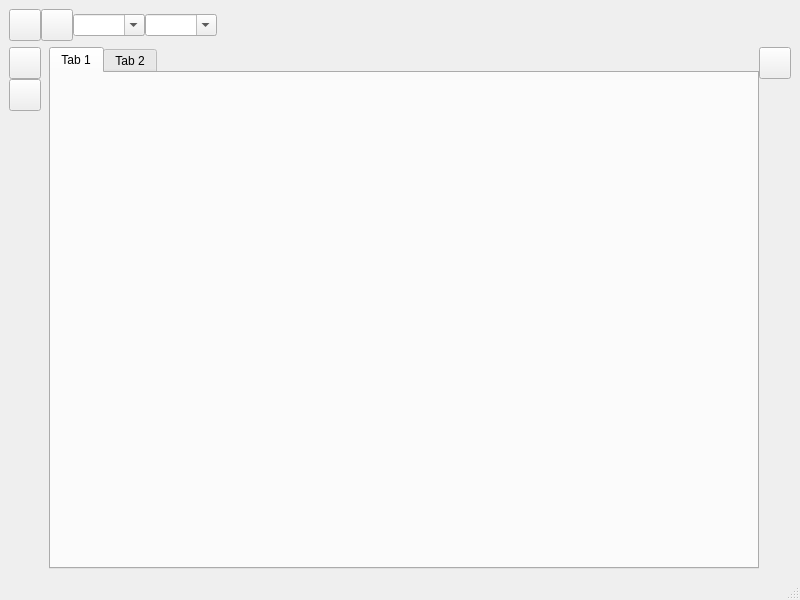
<?xml version="1.0" encoding="UTF-8"?>
<ui version="4.0">
 <class>MainWindow</class>
 <widget class="QMainWindow" name="MainWindow">
  <property name="geometry">
   <rect>
    <x>0</x>
    <y>0</y>
    <width>800</width>
    <height>600</height>
   </rect>
  </property>
  <property name="windowTitle">
   <string>Fauxtoshop</string>
  </property>
  <widget class="QWidget" name="centralwidget">
   <layout class="QGridLayout" name="gridLayout_2">
    <item row="0" column="0">
     <widget class="QWidget" name="widget" native="true">
      <layout class="QGridLayout" name="gridLayout">
       <property name="leftMargin">
        <number>0</number>
       </property>
       <property name="topMargin">
        <number>0</number>
       </property>
       <property name="rightMargin">
        <number>0</number>
       </property>
       <property name="bottomMargin">
        <number>0</number>
       </property>
       <item row="0" column="0">
        <widget class="QWidget" name="toolOptionsWidget" native="true">
         <layout class="QHBoxLayout" name="horizontalLayout_2">
          <property name="spacing">
           <number></number>
          </property>
          <property name="leftMargin">
           <number>0</number>
          </property>
          <property name="topMargin">
           <number>0</number>
          </property>
          <property name="rightMargin">
           <number>0</number>
          </property>
          <property name="bottomMargin">
           <number>0</number>
          </property>
          <item>
           <widget class="QPushButton" name="paintBrushButton_3">
            <property name="minimumSize">
             <size>
              <width>32</width>
              <height>32</height>
             </size>
            </property>
            <property name="maximumSize">
             <size>
              <width>32</width>
              <height>32</height>
             </size>
            </property>
            <property name="text">
             <string/>
            </property>
            <property name="icon">
             <iconset resource="../resources.qrc">
              <normaloff>:/images/images/paintbrush.svg</normaloff>:/images/images/paintbrush.svg</iconset>
            </property>
            <property name="flat">
             <bool>false</bool>
            </property>
           </widget>
          </item>
          <item>
           <widget class="QPushButton" name="paintBrushButton_2">
            <property name="minimumSize">
             <size>
              <width>32</width>
              <height>32</height>
             </size>
            </property>
            <property name="maximumSize">
             <size>
              <width>32</width>
              <height>32</height>
             </size>
            </property>
            <property name="text">
             <string/>
            </property>
            <property name="icon">
             <iconset resource="../resources.qrc">
              <normaloff>:/images/images/paintbrush.svg</normaloff>:/images/images/paintbrush.svg</iconset>
            </property>
            <property name="flat">
             <bool>false</bool>
            </property>
           </widget>
          </item>
          <item>
           <widget class="QComboBox" name="comboBox">
            <property name="editable">
             <bool>true</bool>
            </property>
           </widget>
          </item>
          <item>
           <widget class="QComboBox" name="comboBox_2">
            <property name="editable">
             <bool>true</bool>
            </property>
           </widget>
          </item>
          <item>
           <spacer name="horizontalSpacer">
            <property name="orientation">
             <enum>Qt::Horizontal</enum>
            </property>
            <property name="sizeHint" stdset="0">
             <size>
              <width>40</width>
              <height>20</height>
             </size>
            </property>
           </spacer>
          </item>
         </layout>
        </widget>
       </item>
      </layout>
     </widget>
    </item>
    <item row="1" column="0">
     <layout class="QHBoxLayout" name="horizontalLayout">
      <property name="spacing">
       <number>0</number>
      </property>
      <item>
       <widget class="QWidget" name="toolbarWidget" native="true">
        <property name="minimumSize">
         <size>
          <width>40</width>
          <height>0</height>
         </size>
        </property>
        <property name="maximumSize">
         <size>
          <width>40</width>
          <height>16777215</height>
         </size>
        </property>
        <layout class="QVBoxLayout" name="verticalLayout">
         <property name="spacing">
          <number>0</number>
         </property>
         <property name="leftMargin">
          <number>0</number>
         </property>
         <property name="topMargin">
          <number>0</number>
         </property>
         <property name="rightMargin">
          <number>0</number>
         </property>
         <property name="bottomMargin">
          <number>2</number>
         </property>
         <item>
          <widget class="QPushButton" name="paintBrushButton">
           <property name="minimumSize">
            <size>
             <width>32</width>
             <height>32</height>
            </size>
           </property>
           <property name="maximumSize">
            <size>
             <width>32</width>
             <height>32</height>
            </size>
           </property>
           <property name="text">
            <string/>
           </property>
           <property name="icon">
            <iconset resource="../resources.qrc">
             <normaloff>:/images/images/paintbrush.svg</normaloff>:/images/images/paintbrush.svg</iconset>
           </property>
           <property name="flat">
            <bool>false</bool>
           </property>
          </widget>
         </item>
         <item>
          <widget class="QPushButton" name="paletteButton">
           <property name="minimumSize">
            <size>
             <width>32</width>
             <height>32</height>
            </size>
           </property>
           <property name="maximumSize">
            <size>
             <width>32</width>
             <height>32</height>
            </size>
           </property>
           <property name="text">
            <string/>
           </property>
           <property name="icon">
            <iconset resource="../resources.qrc">
             <normaloff>:/images/images/palette.svg</normaloff>:/images/images/palette.svg</iconset>
           </property>
           <property name="flat">
            <bool>false</bool>
           </property>
          </widget>
         </item>
         <item>
          <spacer name="verticalSpacer">
           <property name="orientation">
            <enum>Qt::Vertical</enum>
           </property>
           <property name="sizeHint" stdset="0">
            <size>
             <width>20</width>
             <height>425</height>
            </size>
           </property>
          </spacer>
         </item>
        </layout>
       </widget>
      </item>
      <item>
       <widget class="QTabWidget" name="workspaceTabWidget">
        <widget class="QWidget" name="tab">
         <attribute name="title">
          <string>Tab 1</string>
         </attribute>
        </widget>
        <widget class="QWidget" name="tab_2">
         <attribute name="title">
          <string>Tab 2</string>
         </attribute>
        </widget>
       </widget>
      </item>
      <item>
       <widget class="QWidget" name="collapsedPanelWidget" native="true">
        <property name="minimumSize">
         <size>
          <width>0</width>
          <height>0</height>
         </size>
        </property>
        <layout class="QVBoxLayout" name="verticalLayout_2">
         <property name="leftMargin">
          <number>0</number>
         </property>
         <property name="topMargin">
          <number>0</number>
         </property>
         <property name="rightMargin">
          <number>0</number>
         </property>
         <property name="bottomMargin">
          <number>0</number>
         </property>
         <item>
          <widget class="QPushButton" name="paletteButton_2">
           <property name="minimumSize">
            <size>
             <width>32</width>
             <height>32</height>
            </size>
           </property>
           <property name="maximumSize">
            <size>
             <width>32</width>
             <height>32</height>
            </size>
           </property>
           <property name="text">
            <string/>
           </property>
           <property name="icon">
            <iconset resource="../resources.qrc">
             <normaloff>:/images/images/palette.svg</normaloff>:/images/images/palette.svg</iconset>
           </property>
           <property name="flat">
            <bool>false</bool>
           </property>
          </widget>
         </item>
         <item>
          <spacer name="verticalSpacer_2">
           <property name="orientation">
            <enum>Qt::Vertical</enum>
           </property>
           <property name="sizeHint" stdset="0">
            <size>
             <width>20</width>
             <height>439</height>
            </size>
           </property>
          </spacer>
         </item>
        </layout>
       </widget>
      </item>
     </layout>
    </item>
   </layout>
  </widget>
  <widget class="QMenuBar" name="menubar">
   <property name="geometry">
    <rect>
     <x>0</x>
     <y>0</y>
     <width>800</width>
     <height>24</height>
    </rect>
   </property>
  </widget>
  <widget class="QStatusBar" name="statusbar"/>
 </widget>
 <resources>
  <include location="../resources.qrc"/>
 </resources>
 <connections/>
</ui>
